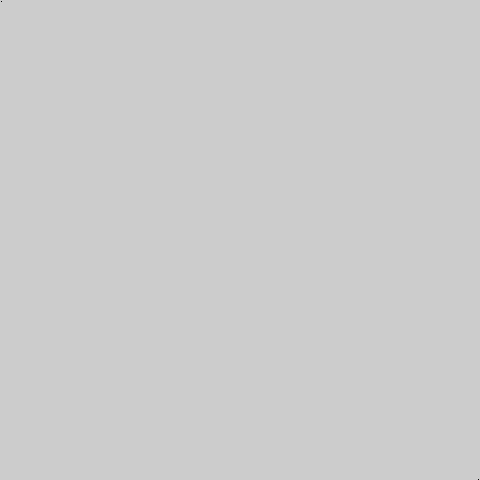
Frame 1 (no input)
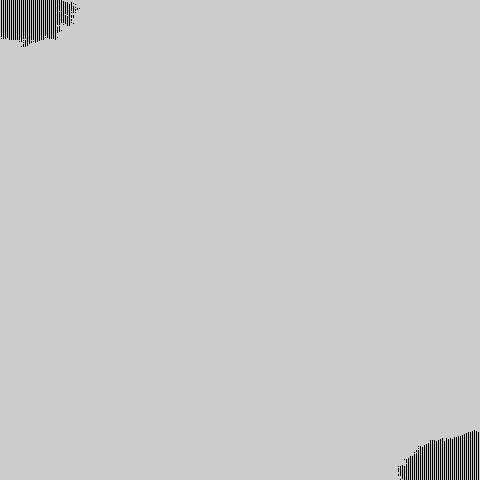
Frame 60 (the mouse pressed at the canvas centre just before this capture)
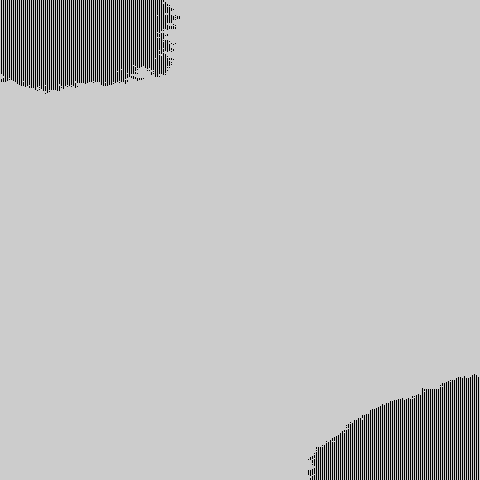
Frame 120 (the mouse held since frame 60 and released just before this capture)

The Processing sketch that drew these frames (run headless with seeded random() and noise(); from frame 60 on, the mouse is pressed at the canvas centre):

// Processing sketch: CowSpots
// ── CowSpots.pde
int x,y,m,a=-1,b=color(0),c,i;
void setup(){size(480,480);}
void draw(){
if(m<1){
 c=a;a=b;b=c;
 set(1,1,a);set(478,479,a);}
for(m=x=0;x<480;x++)for(y=0;y<480;y++)
 if(get(x,y)==a)
  for(i=0;i<2-x%2;i++)
    set(x+(int)random(-2,2)*2,y+(int)random(-2,2),a);
 else m++; 
}//#p5t
